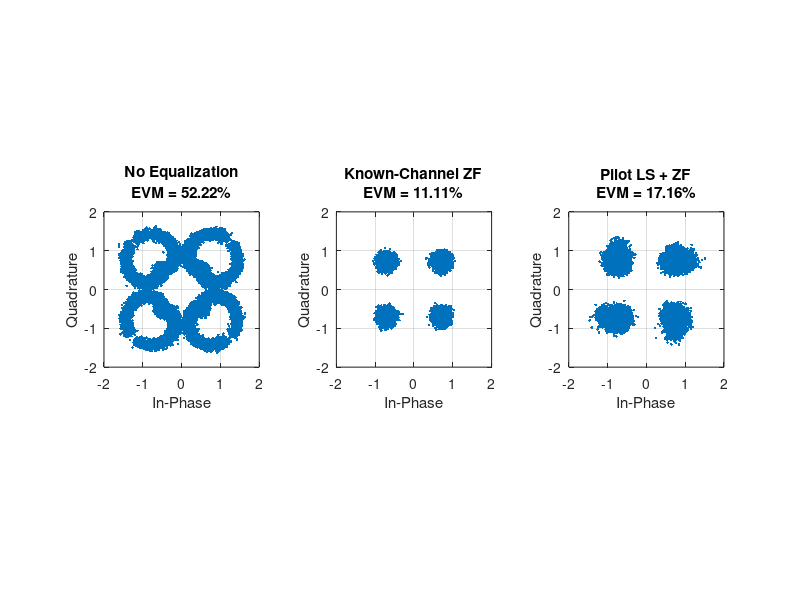

This figure's MATLAB source: (Note: this script raises an error after producing the figure.)
%% STEP 19.7 - QPSK CONSTELLATION COMPARISON
% Active-Subcarrier OFDM
% No Equalization vs Known-Channel ZF vs Pilot-Based LS-ZF

clc;
clear;
close all;

fprintf('\n');
fprintf('============================================\n');
fprintf(' STEP 19.7: QPSK CONSTELLATION COMPARISON\n');
fprintf('============================================\n');

%% System Parameters

Nfft = 64;
cpLength = 16;

M = 4;
numOFDMSymbols = 1000;

snrTest = 20;

%% Active Subcarriers

activeSubcarriers = [-26:-1 1:26];

activeIndices = ...
    mod(activeSubcarriers,Nfft) + 1;

numActiveSubcarriers = ...
    length(activeIndices);

%% Multipath Channel

pathDelays = [0 2 4];

pathGains = [1.00 0.50 0.25];

channelImpulseResponse = ...
    zeros(max(pathDelays)+1,1);

for p = 1:length(pathDelays)

    channelImpulseResponse(pathDelays(p)+1) = ...
        pathGains(p);

end

%% Channel Frequency Response

channelFrequencyResponse = ...
    fft(channelImpulseResponse,Nfft);

%% Generate QPSK Data

numQPSKSymbols = ...
    numActiveSubcarriers * numOFDMSymbols;

rng(1200);

txSymbolIndices = ...
    randi([0 M-1],numQPSKSymbols,1);

txQPSK = ...
    pskmod(txSymbolIndices,M,pi/4);

%% Create OFDM Grid

txGrid = zeros(Nfft,numOFDMSymbols);

txGrid(activeIndices,:) = ...
    reshape( ...
    txQPSK, ...
    numActiveSubcarriers, ...
    numOFDMSymbols);

%% IFFT

txIFFT = ...
    ifft(txGrid,Nfft,1);

%% Add Cyclic Prefix

txWithCP = [
    txIFFT(end-cpLength+1:end,:);
    txIFFT
];

%% Serialize

txFrame = txWithCP(:);

%% Multipath Channel

rxMultipath = ...
    filter( ...
    channelImpulseResponse, ...
    1, ...
    txFrame);

%% Add AWGN

rxNoisy = ...
    awgn( ...
    rxMultipath, ...
    snrTest, ...
    'measured');

%% Receiver

rxMatrix = ...
    reshape( ...
    rxNoisy, ...
    Nfft+cpLength, ...
    numOFDMSymbols);

%% Remove CP

rxNoCP = ...
    rxMatrix(cpLength+1:end,:);

%% FFT

rxFFT = ...
    fft(rxNoCP,Nfft,1);

%% Extract Active Subcarriers

rxActive = ...
    rxFFT(activeIndices,:);

%% ==========================================
% SYSTEM 1: NO EQUALIZATION
% ===========================================

rxNoEQ = rxActive(:);

%% ==========================================
% SYSTEM 2: KNOWN-CHANNEL ZF
% ===========================================

knownActiveChannel = ...
    channelFrequencyResponse(activeIndices);

rxKnownZF = zeros(size(rxActive));

for k = 1:numActiveSubcarriers

    rxKnownZF(k,:) = ...
        rxActive(k,:) ./ knownActiveChannel(k);

end

rxKnownZFSerial = ...
    rxKnownZF(:);

%% ==========================================
% PILOT TRANSMISSION
% ===========================================

pilotSymbols = ones(numActiveSubcarriers,1);

pilotGrid = zeros(Nfft,1);

pilotGrid(activeIndices) = ...
    pilotSymbols;

pilotIFFT = ...
    ifft(pilotGrid,Nfft);

pilotWithCP = [
    pilotIFFT(end-cpLength+1:end);
    pilotIFFT
];

%% Pilot Through Channel

rxPilotMultipath = ...
    filter( ...
    channelImpulseResponse, ...
    1, ...
    pilotWithCP);

rxPilotNoisy = ...
    awgn( ...
    rxPilotMultipath, ...
    snrTest, ...
    'measured');

%% Remove CP

rxPilotNoCP = ...
    rxPilotNoisy(cpLength+1:end);

%% FFT

receivedPilotFrequency = ...
    fft(rxPilotNoCP,Nfft);

%% Pilot-Based LS Channel Estimation

estimatedChannel = ...
    receivedPilotFrequency(activeIndices) ...
    ./ pilotSymbols;

%% ==========================================
% SYSTEM 3: PILOT LS + ZF
% ===========================================

rxPilotLSZF = zeros(size(rxActive));

for k = 1:numActiveSubcarriers

    rxPilotLSZF(k,:) = ...
        rxActive(k,:) ./ estimatedChannel(k);

end

rxPilotLSZFSerial = ...
    rxPilotLSZF(:);

%% ==========================================
% EVM CALCULATION
% ===========================================

errorNoEQ = ...
    rxNoEQ - txQPSK;

errorKnownZF = ...
    rxKnownZFSerial - txQPSK;

errorPilotLSZF = ...
    rxPilotLSZFSerial - txQPSK;

evmNoEQ = ...
    sqrt(mean(abs(errorNoEQ).^2) / ...
    mean(abs(txQPSK).^2)) * 100;

evmKnownZF = ...
    sqrt(mean(abs(errorKnownZF).^2) / ...
    mean(abs(txQPSK).^2)) * 100;

evmPilotLSZF = ...
    sqrt(mean(abs(errorPilotLSZF).^2) / ...
    mean(abs(txQPSK).^2)) * 100;

%% ==========================================
% CONSTELLATION PLOT
% ===========================================

figure;

subplot(1,3,1);

plot(real(rxNoEQ),imag(rxNoEQ),'.');

grid on;

axis equal;

xlabel('In-Phase');

ylabel('Quadrature');

title(sprintf('No Equalization\nEVM = %.2f%%',evmNoEQ));

xlim([-2 2]);
ylim([-2 2]);

%% Known Channel ZF

subplot(1,3,2);

plot(real(rxKnownZFSerial), ...
     imag(rxKnownZFSerial),'.');

grid on;

axis equal;

xlabel('In-Phase');

ylabel('Quadrature');

title(sprintf('Known-Channel ZF\nEVM = %.2f%%',evmKnownZF));

xlim([-2 2]);
ylim([-2 2]);

%% Pilot LS + ZF

subplot(1,3,3);

plot(real(rxPilotLSZFSerial), ...
     imag(rxPilotLSZFSerial),'.');

grid on;

axis equal;

xlabel('In-Phase');

ylabel('Quadrature');

title(sprintf('Pilot LS + ZF\nEVM = %.2f%%',evmPilotLSZF));

xlim([-2 2]);
ylim([-2 2]);

sgtitle('5G-Oriented OFDM QPSK Constellation Comparison');

fprintf('\n');
fprintf('Constellation comparison generated successfully.\n');

%% ==========================================
% SUMMARY
% ===========================================

fprintf('\n============================================\n');
fprintf(' STEP 19.7 SUMMARY\n');
fprintf('============================================\n');

fprintf('FFT Size             : %d\n',Nfft);

fprintf('Active Subcarriers   : %d\n', ...
    numActiveSubcarriers);

fprintf('Modulation           : QPSK\n');

fprintf('Test SNR             : %d dB\n',snrTest);

fprintf('Channel              : Multipath + AWGN\n');

fprintf('\n');

fprintf('No Equalization EVM  : %.4f %%\n',evmNoEQ);

fprintf('Known ZF EVM         : %.4f %%\n',evmKnownZF);

fprintf('Pilot LS-ZF EVM      : %.4f %%\n',evmPilotLSZF);

fprintf('\nSTEP 19.7 completed successfully.\n');
